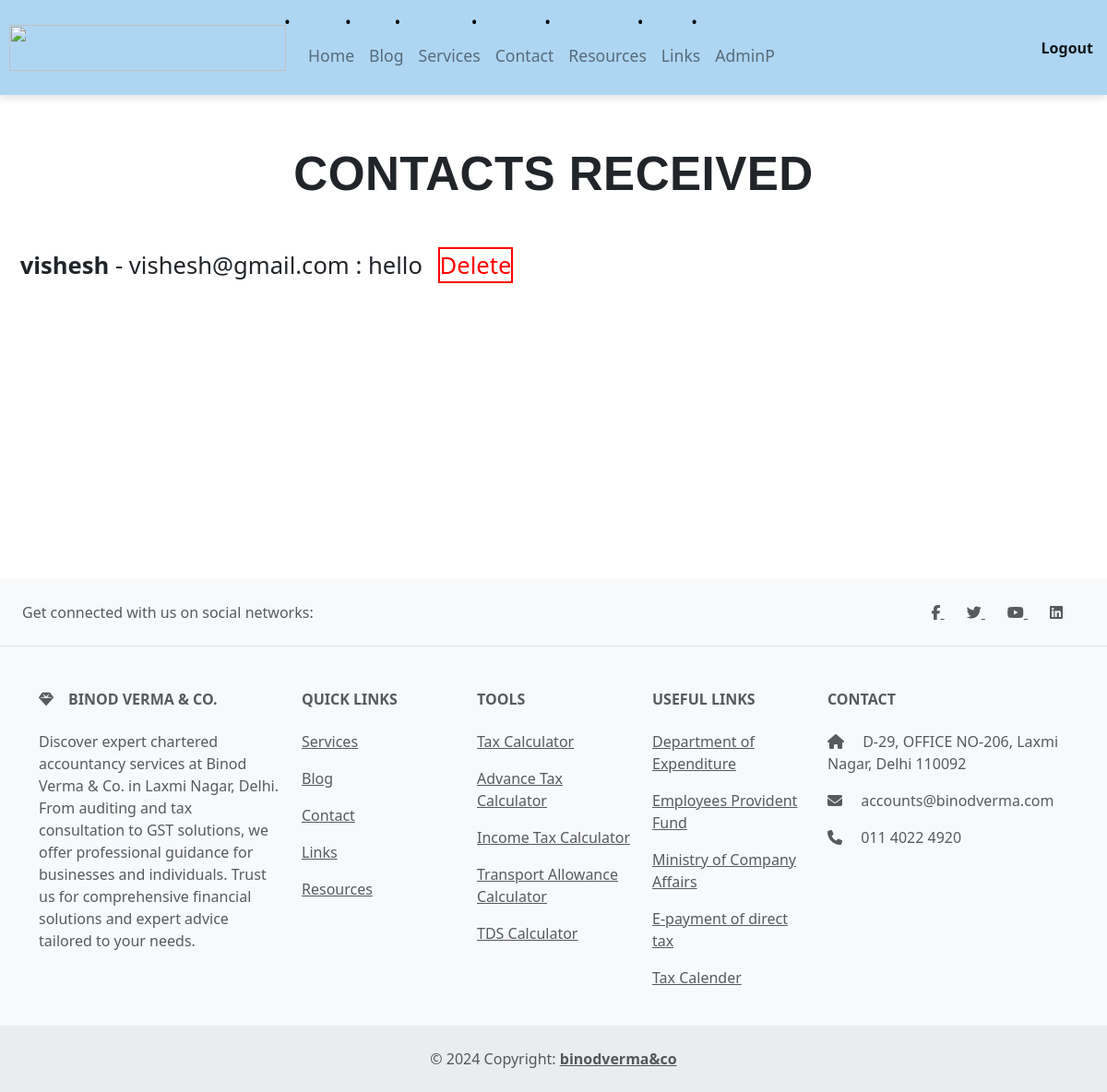
The app's page /adminp/contacts/ (signed in) with its own data.
### contact/models.py (models this page shows, shortened)
class Contact(models.Model):
    name = models.CharField(max_length=100)
    email = models.EmailField()
    subject = models.CharField(max_length=200)
    message = models.TextField()
    created_at = models.DateTimeField(auto_now_add=True)

### adminp/views.py (the view)
# urls.py: path('contacts/', views.list_contacts, name='list_contacts'),
@login_required
def list_contacts(request):
    contacts = Contact.objects.all()
    return render(request, 'adminp/list_contacts.html', {'contacts': contacts})

### adminp/templates/adminp/list_contacts.html
{% extends 'base.html' %}
{% block content %}
<h1 class="text-uppercase" style="font-size: 3.2rem; letter-spacing: 0.3pt; font-weight: bolder; font-family: Verdana, Geneva, Tahoma, sans-serif; margin: 50px; padding-top: 20px; text-align: center;">Contacts Received</h1>
<ul style="list-style-type: none; padding: 0; margin-bottom: 20rem;">
  {% for contact in contacts %}
    <li style="font-size: 1.6rem; margin-bottom: 10px;">
      <span style="font-weight: bold;">{{ contact.name }}</span> - {{ contact.email }} : {{ contact.subject}}
      <a href="{% url 'delete_contact' contact.pk %}" style="margin-left: 10px; color: red; text-decoration: none; border: 2px solid ;">Delete</a>
    </li>
  {% endfor %}
</ul>
{% endblock %}

### implinks/static/css/styles_links.css (style rules this page uses)
ul { list-style-type: none; padding: 0; }
ul li { margin-bottom: 10px; font-size: 18px; }
ul li a { text-decoration: none; color: black; }
ul li::before { content: "•"; color: black; display: inline-block; width: 1em; margin-left: -1em; }

### records on screen
Contact: name "vishesh", email "vishesh@gmail.com", subject "hello"
